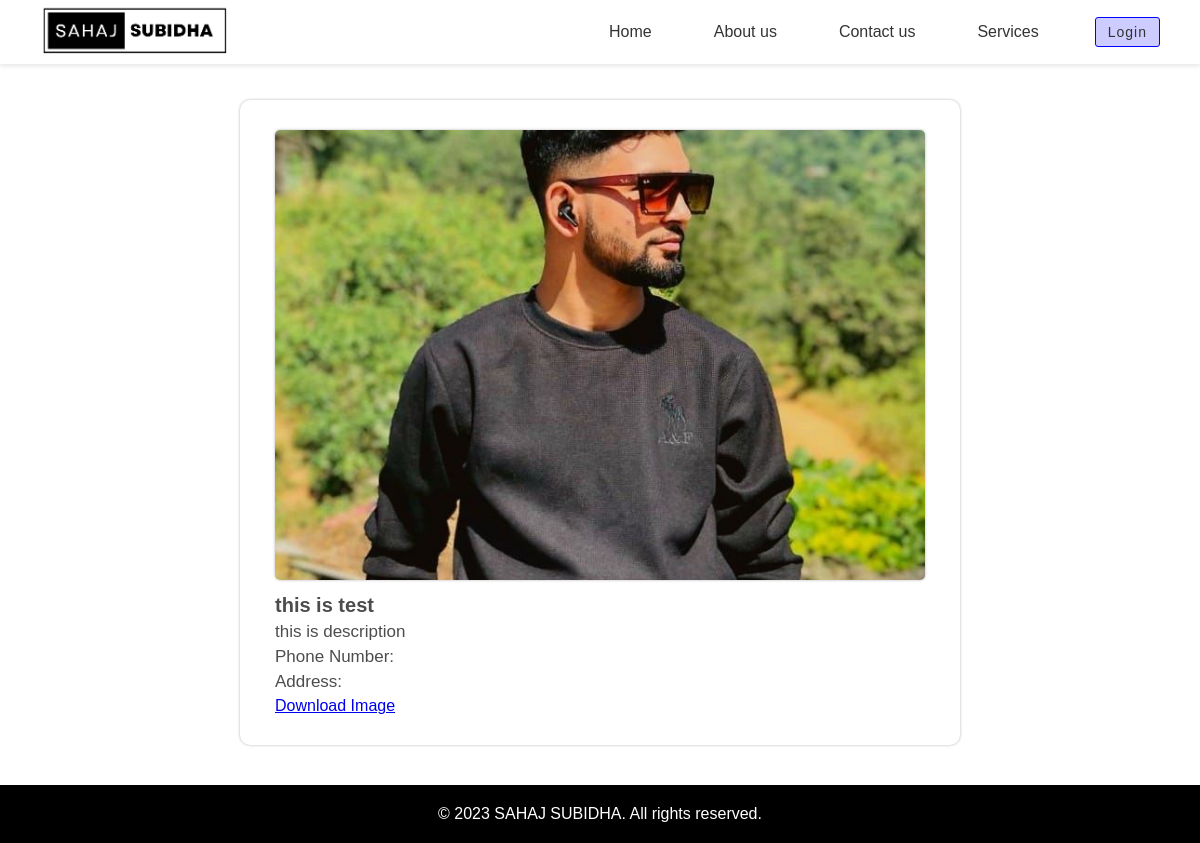
Page /singleproduct.php?view-product=1 on the committed database.
### tables this page shows
CREATE TABLE `category` (
  `id` int(11) NOT NULL,
  `category` varchar(255) DEFAULT NULL,
  `date` datetime DEFAULT current_timestamp()
);

CREATE TABLE `producttable` (
  `id` int(11) NOT NULL,
  `categoryid` int(11) DEFAULT NULL,
  `subcategoryid` int(11) DEFAULT NULL,
  `name` varchar(255) DEFAULT NULL,
  `description` varchar(1023) DEFAULT NULL,
  `image` varchar(255) DEFAULT NULL,
  `date` datetime DEFAULT current_timestamp(),
  `userid` int(11) DEFAULT NULL,
  `phnumber` varchar(255) DEFAULT NULL,
  `address` varchar(255) DEFAULT NULL
);

### singleproduct.php (the view, shortened to what this page needs)
<?php
$servername = "localhost";
$username = "root";
$password = "";
$dbname = "prabeshraul";
$conn = new mysqli($servername, $username, $password, $dbname);
$productId = isset($_GET['view-product']) ? mysqli_real_escape_string($conn, $_GET['view-product']) : 0;
$sqlProduct = "SELECT c.category AS category, c.id AS categoryId, s.subcategory AS subcategory, s.id AS subcategoryId,
                      p.id AS productId, p.name AS productName, p.description AS productDescription,
                      p.image, p.date, p.userId, p.id AS id, p.phnumber AS phnumber, p.address AS address
                  FROM producttable AS p
                  LEFT JOIN category AS c ON c.id = p.categoryId
                  LEFT JOIN subcategory AS s ON s.id = p.subcategoryId
                  WHERE p.id='$productId'";
$resultProduct = $conn->query($sqlProduct);
?>
<!DOCTYPE html>
<html lang="en">
<head>
    <link rel="stylesheet" href="./css/style111.css">
    <link rel="stylesheet" href="https://unpkg.com/swiper/swiper-bundle.min.css" />
    <link rel="stylesheet" href="./css/singleProduct.css">
</head>
<body>
    <?php include "./common/Navigation.php" ?>
    <div id="single-page-container">
        <div id="content-container">
            <?php
            if ($resultProduct->num_rows > 0) {
                while ($row = $resultProduct->fetch_assoc()) {
                    echo '
                    <img  src="http://localhost/SahajSubidha/dashboard/' . $row['image'] . '">
                    <div class="contentSingle">
                        <h2>' . $row['productName'] . '</h2>
                        <p>' . $row['productDescription'] . '</p>
                        <p>Phone Number: ' . $row['phnumber'] . '</p>
                        <p>Address: ' . $row['address'] . '</p>
                        <a href="http://localhost/SahajSubidha/dashboard/' . $row['image'] . '" download>Download Image</a>
                    </div>
            ';
                }
            }
            ?>
        </div>
    </div>
    <footer>
        <div class="footer-bottom">
            <p>&copy; 2023 SAHAJ SUBIDHA. All rights reserved.</p>
        </div>
    </footer>
</body>
</html>

### common/Navigation.php (shortened to what this page needs)
<?php
$servername = "localhost";
$username = "root";
$password = "";
$dbname = "prabeshraul";
$conn = new mysqli($servername, $username, $password, $dbname);
$userId = 0;
$userName = "User";
$userEmail = "user@gmail.com";
$sql = "SELECT id, category, date FROM category";
$result = $conn->query($sql);
?>
<!DOCTYPE html>
<html lang="en">
<head>
</head>
<body>
    <header class="header" style="z-index:1000000;">
        <div class="logo">
            <a href="./index.php"><img src="./common/logo.png" alt="Logo: Sahaj-Subidha"></a>
        </div>
        <nav class="nav-menu">
            <ul>
                <?php
                if ($result->num_rows > 0) {
                    while ($row = $result->fetch_assoc()) {
                        $categoryLink = strtolower($row['category']) == "home" ? './index' : './' . strtolower($row['category']);
                        $words = explode(' ', $categoryLink);
                        if ($categoryLink == './about us') {
                            $hrefValue = 'about';
                        } elseif ($categoryLink == './contact us') {
                            $hrefValue = 'contact';
                        } else {
                            $hrefValue = $words[0];
                        }
                        if ($userId < 1 && strtolower($row['category']) != "add product") {
                            echo '<li class="dropdown IndexPageActive">
                <a href="' . $hrefValue . '.php" class="dropbtn" onmouseover="onHoverFunction(' . $row['id'] . ')">' . $row['category'] . '</a></li>';
                        } elseif ($userId >= 1) {
                            echo '<li class="dropdown IndexPageActive">
                <a href="' . $hrefValue . '.php" class="dropbtn" onmouseover="onHoverFunction(' . $row['id'] . ')">' . $row['category'] . '</a></li>';
                        }
                    }
                }
                ?>
                <?php
                echo $userId < 1 ? '
                    <div id="login">
                        <a href="./auth/login.php">Login</a>
                    </div>
                ' : '
                    <div id="profile">
                        <div id="OuterProfile" onclick="profileClick()">' . strtoupper(substr($userName, 0, 1)) . '</div>
                        <div id="outerlayer">
                            <div id="userProfile">
                                <div class="topdata">
                                    <div class="imageProfile">' . strtoupper(substr($userName, 0, 1)) . '</div>
                                    <div class="userData">
                                        <div id="userName">' . $userName . '</div>
                                        <div id="userEmail">' . $userEmail . '</div>
                                    </div>
                                </div>
                                <p>
                                    Lorem ipsum dolor sit amet consectetur adipisicing elit. Quam, laboriosam?
                                </p>
                                <div id="buttons">
                                    <div><a href="./add.php">Your Posts</a></div>
                                    <div><a href="?logout=' . $userId . '" class="danger">Logout</a></div>
                                </div>
                            </div>
                        </div>
                    </div>
                ';
                ?>
            </ul>
        </nav>
    </header>
</body>
</html>

### css/style111.css (style rules this page uses)
* { box-sizing: border-box; margin: 0; padding: 0; }
body { font-family: "Montserrat", sans-serif; }
.header { display: flex; justify-content: space-between; align-items: center; padding: 5px 40px; background-color: rgb(255, 255, 255); box-shadow: 0px 2px 5px rgba(0, 0, 0, 0.1); z-index: 99; position: fixed; top: 0; left: 0; width: 100%; }
.logo { display: flex; align-items: center; transform: scale(1); transform-origin: right; box-shadow: transparent; }
.logo img { height: 50px; margin-right: 10px; }
.nav-menu ul { display: flex; list-style: none; }
.nav-menu li { margin-left: 20px; }
.nav-menu a { position: relative; font-size: 1em; font-weight: 500; color: #333; text-decoration: none; margin-left: 10px; }
.nav-menu a::after { content: ""; position: absolute; left: 0; bottom: 2px; width: 100%; height: 3px; background: #000000; border-radius: 4px; transform-origin: left; transform: scaleX(0); transition: 0.5s; }
li a { display: block; color: #000000; text-align: center; padding: 14px 16px; text-decoration: none; }
li.dropdown { position: relative; }
footer { background-color: #ffffff; color: #000000; }
.footer-bottom { text-align: center; background-color: #000000; color: #ffffff; padding: 20px 0; }

### css/singleProduct.css (style rules this page uses)
#single-page-container { min-height: 93vh; width: 100%; padding-top: 100px; display: flex; }
#content-container { min-height: 20vh; height: 100%; width: 60%; margin: 0 auto; box-shadow: 0 0 3px 0 rgba(0, 0, 0, 0.3); padding: 30px 35px; border-radius: 10px; margin-bottom: 40px; }
#content-container img { box-shadow: 0 0 3px 0 rgba(0, 0, 0, 0.3); border-radius: 5px; width: 100%; height: 450px; object-fit: cover; }
.contentSingle { margin-top: 10px; display: flex; gap: 5px; flex-direction: column; }
.contentSingle h2 { font-size: 20px; color: rgba(0, 0, 0, 0.7); }
.contentSingle p { font-size: 17px; color: rgba(0, 0, 0, 0.7); }

### common/Navigation.php (style rules this page uses)
.nav-menu { display: flex; align-items: center; height: 100%; }
#login { display: flex; align-items: center; justify-content: center; margin-left: 30px; }
#login a { border: 1px solid blue; padding: 6px 12px; border-radius: 3px; letter-spacing: 1px; background-color: rgba(0, 0, 255, 0.2); transition: .2s; font-size: 14px; }

### rows in the picture
category: category "Home"
category: category "About us"
category: category "Contact us"
category: category "Services"
producttable: image (picture), name "this is test", description "this is description"
